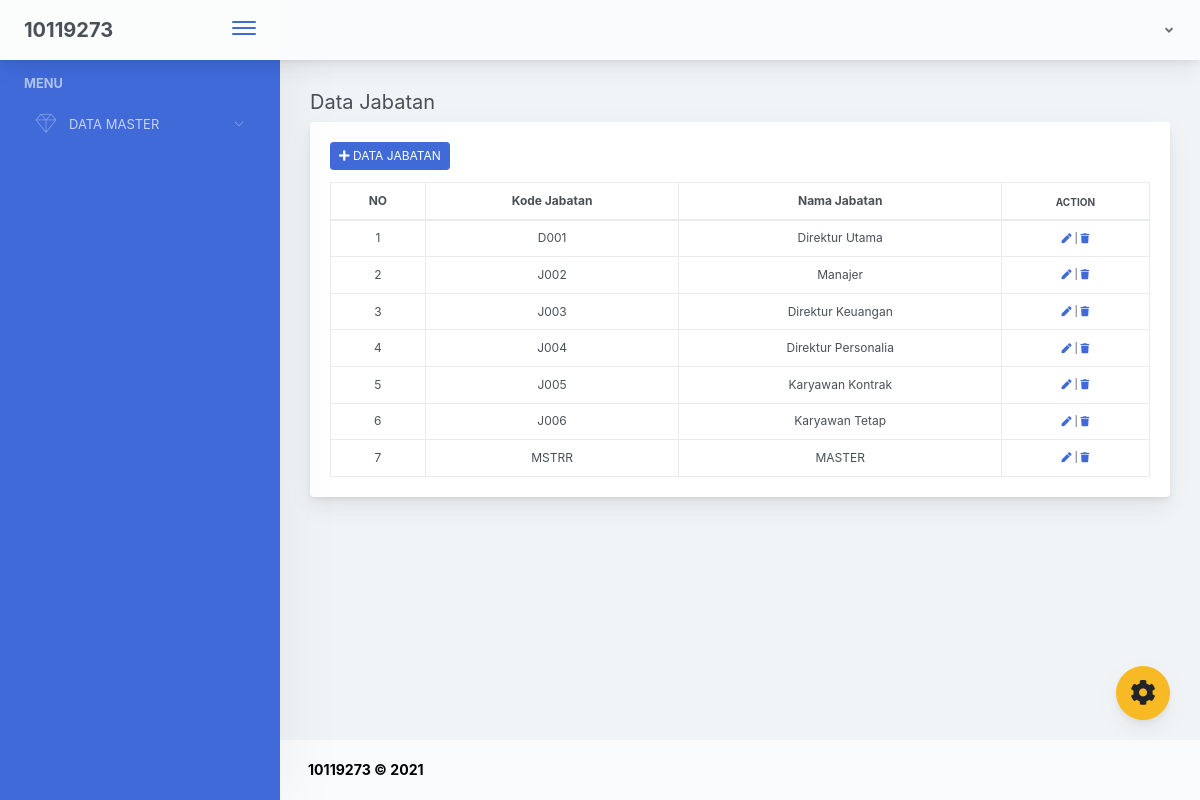
The page /index.php/jabatan on the database its author committed.
### tables this page shows
CREATE TABLE `jabatan` (
  `kode_jabatan` varchar(5) NOT NULL,
  `nama_jabatan` varchar(50) DEFAULT NULL,
  PRIMARY KEY (`kode_jabatan`)
);

### application/controllers/Jabatan.php (called while the page is built, shortened)
<?php
class Jabatan extends CI_controller
{
	public function __construct()
	{
		$this->load->model('jabatan_M');
	}
	function index()
	{
		$t['title'] =  ' | Data Jabatan ';
		$data['datas'] = $this->jabatan_M->tampilp()->result();
		$this->load->view('templates/header_dashboard',$t);
		$this->load->view('sidebar');
		$this->load->view('jabatan',$data);
		$this->load->view('templates/footer_dashboard');
	}
}
 ?>

### index.php (called while the page is built, shortened)
<?php
require_once BASEPATH.'core/CodeIgniter.php';

### application/models/jabatan_M.php (called while the page is built, shortened)
<?php
class jabatan_M extends CI_Model
{
	public function tampilp()
	{
		$this->db->select('*');
		$this->db->from('jabatan');
		return $this->db->get();
	}
}

### application/views/jabatan.php (the view, shortened to what this page needs)
<div class="app-main__outer">
    <div class="app-main__inner">
            <h5 >Data Jabatan</h5>
        <div class="row">
              <div class="col-lg-12">
                                <div class="main-card mb-3 card">
                                    <div class="card-body">
                                        <h5 class="card-title">
                                        <a style="font-size: 12px;" href="<?php echo base_url('jabatan/tambah_data_Jabatan'); ?>" class="btn btn-primary btn-sm"><i class="fas fa-plus"></i> Data Jabatan</a>
                                        </h5>
                                        <div class="table-responsive">
                                        <table class="mb-0 table table-bordered table-hover">
                                            <thead>
                                            <tr>
                                                <th style="text-align: center; font-size: 12px;">NO</th>
                                                <th style="text-align: center; font-size: 12px;">Kode Jabatan</th>
                                                <th style="text-align: center; font-size: 12px;">Nama Jabatan</th>
                                                <th style="text-align: center; font-size: 10px;">ACTION</th>
                                            </tr>
                                            </thead>
                                            <tbody>
                                                <?php $i = 1; foreach($datas as $r) { ?>
                                            <tr>
                                                <td style="text-align: center; font-size: 12px;"><?php echo $i; ?></td>
                                                <td style="text-align: center; font-size: 12px;"><?php echo $r->kode_jabatan; ?></td>
                                                <td style="text-align: center; font-size: 12px;"><?php echo $r->nama_jabatan; ?></td>
                                                <td   style="text-align: center; font-size: 10px;"><a href="<?php echo base_url('jabatan/edit/'.$r->kode_jabatan); ?>"><i class="fa fa-pen" title="Edit Data Jabatan"></i></a> |
                                                <a onclick="return confirm('apakah anda ingin menghapus data Jabatan')" href="<?php echo base_url('jabatan/hapus/'.$r->kode_jabatan); ?>"><i class="fa fa-trash" title="Hapus Data Jabatan"></i></a>
                                                </td>
                                            </tr>
                                            <?php $i++; } ?>
                                            </tbody>
                                        </table>
                                    </div>
                                    </div>
                                </div>
                            </div>
        </div>
</div>

### rows shown on the page
jabatan: kode_jabatan "D001", nama_jabatan "Direktur Utama"
jabatan: kode_jabatan "J002", nama_jabatan "Manajer"
jabatan: kode_jabatan "J003", nama_jabatan "Direktur Keuangan"
jabatan: kode_jabatan "J004", nama_jabatan "Direktur Personalia"
jabatan: kode_jabatan "J005", nama_jabatan "Karyawan Kontrak"
jabatan: kode_jabatan "J006", nama_jabatan "Karyawan Tetap"
jabatan: kode_jabatan "MSTRR", nama_jabatan "MASTER"
